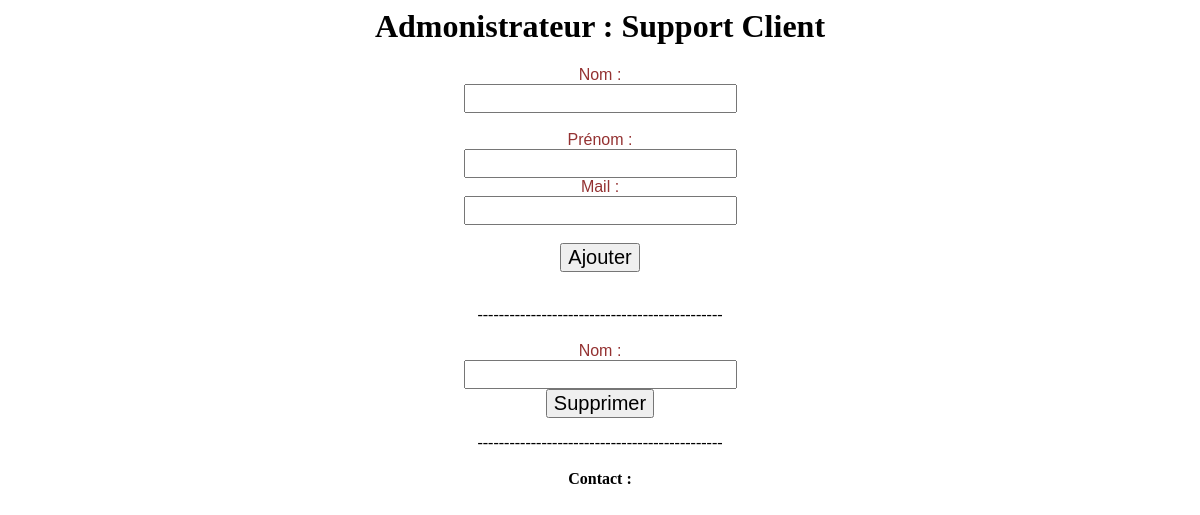
Before: /supportClient.php with the older database file.
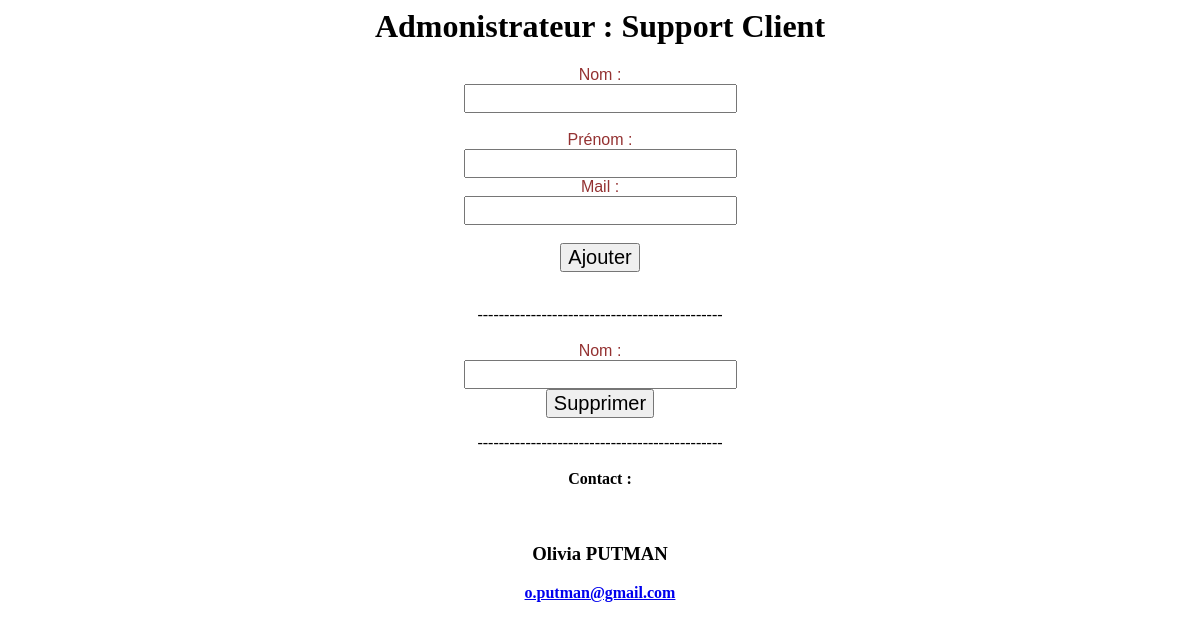
After: the same page with the newer database file.
### tables this page shows
CREATE TABLE IF NOT EXISTS `client` (
  `nom` varchar(255) NOT NULL,
  `prenom` varchar(255) NOT NULL,
  `mail` varchar(255) NOT NULL
);

### supportClient.php (the view, shortened to what this page needs)
<html>
<center>
    <h1>Admonistrateur : Support Client</h1>
<form style="font-family: sans-serif;color: #943232;" action="addDB.php" method="post">
    Nom : <br>
    <input id="field" type="text" name="nom" value="" placeholder="" style="font-family: sans-serif;color: #943232;font-size: 20px;" autofocus="" required>
    <br>
    <br>Prénom : <br>
    <input id="field" type="text" name="prenom" value="" placeholder="" style="font-family: sans-serif;color: #943232;font-size: 20px;" autofocus="" required><br>
    Mail : <br>
    <input id="field" type="email" name="mail" value="" placeholder="" style="font-family: sans-serif;color: #943232;font-size: 20px;" autofocus="" required>
    <br><br>
    <input type="submit" id="button" value="Ajouter" style="font-size: 20px;"> <a href="addDB.php" style="font-size:10px;"></a>
</form><br>
----------------------------------------------
<br><br>
<form style="font-family: sans-serif;color: #943232;" action="delDB.php" method="post">
    Nom : <br>
    <input id="field" type="text" name="nom" value="" placeholder="" style="font-family: sans-serif;color: #943232;font-size: 20px;" autofocus="" required>
    <br>
    <input type="submit" id="button" value="Supprimer" style="font-size: 20px;"> <a href="delDB.php" style="font-size:10px;"></a>
</form>
----------------------------------------------
<br><br>
<b> Contact :<b> <br><br>
        <?php
        $servername = "localhost";
        $username = "root";
        $password = "";
        $dbname = "jabasof";
        $conn = new mysqli($servername, $username, $password, $dbname);
        $list = "SELECT * from client";
        $result = mysqli_query($conn,$list);
        while($row = mysqli_fetch_array($result))
        {
            echo '
                <div>
                    <center><br>
                        <h3>'.$row['prenom']." ".$row['nom'].'</h3>
                            <a href="mailto:'.$row['mail'].'">
                                <p>'.$row['mail'].'</p>
                            </a>
                    </center>
                </div>
            '
            ;
        }
        ?>
</center>
</html>

Changed rows visible on the page:
added client: prenom "Olivia", nom "PUTMAN", mail "o.putman@gmail.com"
